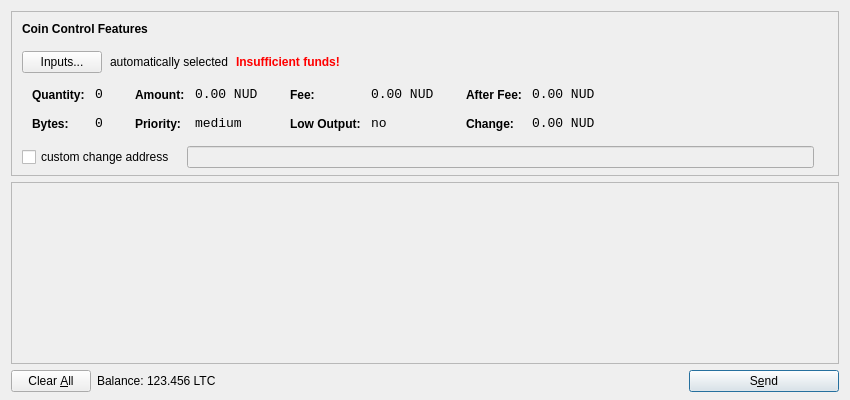
<?xml version="1.0" encoding="UTF-8"?>
<ui version="4.0">
 <class>SendCoinsByDelegateDialog</class>
 <widget class="QDialog" name="SendCoinsByDelegateDialog">
  <property name="geometry">
   <rect>
    <x>0</x>
    <y>0</y>
    <width>850</width>
    <height>400</height>
   </rect>
  </property>
  <property name="windowTitle">
   <string>Send Coins</string>
  </property>
  <layout class="QVBoxLayout" name="verticalLayout" stretch="0,1,0">
   <property name="bottomMargin">
    <number>8</number>
   </property>
   <item>
    <widget class="QFrame" name="frameCoinControl">
     <property name="sizePolicy">
      <sizepolicy hsizetype="Expanding" vsizetype="Expanding">
       <horstretch>0</horstretch>
       <verstretch>0</verstretch>
      </sizepolicy>
     </property>
     <property name="maximumSize">
      <size>
       <width>16777215</width>
       <height>16777215</height>
      </size>
     </property>
     <property name="frameShape">
      <enum>QFrame::StyledPanel</enum>
     </property>
     <property name="frameShadow">
      <enum>QFrame::Sunken</enum>
     </property>
     <layout class="QVBoxLayout" name="verticalLayoutCoinControl2">
      <property name="spacing">
       <number>-1</number>
      </property>
      <property name="leftMargin">
       <number>0</number>
      </property>
      <property name="topMargin">
       <number>0</number>
      </property>
      <property name="rightMargin">
       <number>0</number>
      </property>
      <property name="bottomMargin">
       <number>6</number>
      </property>
      <item>
       <layout class="QVBoxLayout" name="verticalLayoutCoinControl" stretch="0,0,0,0,1">
        <property name="spacing">
         <number>0</number>
        </property>
        <property name="leftMargin">
         <number>10</number>
        </property>
        <property name="topMargin">
         <number>10</number>
        </property>
        <item>
         <layout class="QHBoxLayout" name="horizontalLayoutCoinControl1">
          <property name="bottomMargin">
           <number>15</number>
          </property>
          <item>
           <widget class="QLabel" name="labelCoinControlFeatures">
            <property name="sizePolicy">
             <sizepolicy hsizetype="Preferred" vsizetype="Maximum">
              <horstretch>0</horstretch>
              <verstretch>0</verstretch>
             </sizepolicy>
            </property>
            <property name="font">
             <font>
              <weight>75</weight>
              <bold>true</bold>
             </font>
            </property>
            <property name="styleSheet">
             <string notr="true">font-weight:bold;</string>
            </property>
            <property name="text">
             <string>Coin Control Features</string>
            </property>
           </widget>
          </item>
         </layout>
        </item>
        <item>
         <layout class="QHBoxLayout" name="horizontalLayoutCoinControl2" stretch="0,0,0,0">
          <property name="spacing">
           <number>8</number>
          </property>
          <property name="bottomMargin">
           <number>10</number>
          </property>
          <item>
           <widget class="QPushButton" name="pushButtonCoinControl">
            <property name="styleSheet">
             <string notr="true"/>
            </property>
            <property name="text">
             <string>Inputs...</string>
            </property>
           </widget>
          </item>
          <item>
           <widget class="QLabel" name="labelCoinControlAutomaticallySelected">
            <property name="text">
             <string>automatically selected</string>
            </property>
            <property name="margin">
             <number>5</number>
            </property>
           </widget>
          </item>
          <item>
           <widget class="QLabel" name="labelCoinControlInsuffFunds">
            <property name="font">
             <font>
              <weight>75</weight>
              <bold>true</bold>
             </font>
            </property>
            <property name="styleSheet">
             <string notr="true">color:red;font-weight:bold;</string>
            </property>
            <property name="text">
             <string>Insufficient funds!</string>
            </property>
            <property name="margin">
             <number>5</number>
            </property>
           </widget>
          </item>
          <item>
           <spacer name="horizontalSpacerCoinControl">
            <property name="orientation">
             <enum>Qt::Horizontal</enum>
            </property>
            <property name="sizeHint" stdset="0">
             <size>
              <width>40</width>
              <height>1</height>
             </size>
            </property>
           </spacer>
          </item>
         </layout>
        </item>
        <item>
         <widget class="QWidget" name="widgetCoinControl" native="true">
          <property name="sizePolicy">
           <sizepolicy hsizetype="Preferred" vsizetype="Preferred">
            <horstretch>0</horstretch>
            <verstretch>0</verstretch>
           </sizepolicy>
          </property>
          <property name="minimumSize">
           <size>
            <width>0</width>
            <height>0</height>
           </size>
          </property>
          <property name="styleSheet">
           <string notr="true"/>
          </property>
          <layout class="QHBoxLayout" name="horizontalLayoutCoinControl5">
           <property name="margin">
            <number>0</number>
           </property>
           <item>
            <layout class="QHBoxLayout" name="horizontalLayoutCoinControl3" stretch="0,0,0,1">
             <property name="spacing">
              <number>20</number>
             </property>
             <property name="topMargin">
              <number>0</number>
             </property>
             <property name="bottomMargin">
              <number>10</number>
             </property>
             <item>
              <layout class="QFormLayout" name="formLayoutCoinControl1">
               <property name="horizontalSpacing">
                <number>10</number>
               </property>
               <property name="verticalSpacing">
                <number>14</number>
               </property>
               <property name="leftMargin">
                <number>10</number>
               </property>
               <property name="topMargin">
                <number>4</number>
               </property>
               <property name="rightMargin">
                <number>6</number>
               </property>
               <item row="0" column="0">
                <widget class="QLabel" name="labelCoinControlQuantityText">
                 <property name="styleSheet">
                  <string notr="true">font-weight:bold;</string>
                 </property>
                 <property name="text">
                  <string>Quantity:</string>
                 </property>
                 <property name="margin">
                  <number>0</number>
                 </property>
                </widget>
               </item>
               <item row="0" column="1">
                <widget class="QLabel" name="labelCoinControlQuantity">
                 <property name="font">
                  <font>
                   <family>Monospace</family>
                   <pointsize>10</pointsize>
                  </font>
                 </property>
                 <property name="cursor">
                  <cursorShape>IBeamCursor</cursorShape>
                 </property>
                 <property name="contextMenuPolicy">
                  <enum>Qt::ActionsContextMenu</enum>
                 </property>
                 <property name="text">
                  <string notr="true">0</string>
                 </property>
                 <property name="margin">
                  <number>0</number>
                 </property>
                 <property name="textInteractionFlags">
                  <set>Qt::LinksAccessibleByMouse|Qt::TextSelectableByKeyboard|Qt::TextSelectableByMouse</set>
                 </property>
                </widget>
               </item>
               <item row="1" column="0">
                <widget class="QLabel" name="labelCoinControlBytesText">
                 <property name="styleSheet">
                  <string notr="true">font-weight:bold;</string>
                 </property>
                 <property name="text">
                  <string>Bytes:</string>
                 </property>
                </widget>
               </item>
               <item row="1" column="1">
                <widget class="QLabel" name="labelCoinControlBytes">
                 <property name="font">
                  <font>
                   <family>Monospace</family>
                   <pointsize>10</pointsize>
                  </font>
                 </property>
                 <property name="cursor">
                  <cursorShape>IBeamCursor</cursorShape>
                 </property>
                 <property name="contextMenuPolicy">
                  <enum>Qt::ActionsContextMenu</enum>
                 </property>
                 <property name="text">
                  <string notr="true">0</string>
                 </property>
                 <property name="textInteractionFlags">
                  <set>Qt::LinksAccessibleByMouse|Qt::TextSelectableByKeyboard|Qt::TextSelectableByMouse</set>
                 </property>
                </widget>
               </item>
              </layout>
             </item>
             <item>
              <layout class="QFormLayout" name="formLayoutCoinControl2">
               <property name="horizontalSpacing">
                <number>10</number>
               </property>
               <property name="verticalSpacing">
                <number>14</number>
               </property>
               <property name="leftMargin">
                <number>6</number>
               </property>
               <property name="topMargin">
                <number>4</number>
               </property>
               <property name="rightMargin">
                <number>6</number>
               </property>
               <item row="0" column="0">
                <widget class="QLabel" name="labelCoinControlAmountText">
                 <property name="styleSheet">
                  <string notr="true">font-weight:bold;</string>
                 </property>
                 <property name="text">
                  <string>Amount:</string>
                 </property>
                 <property name="margin">
                  <number>0</number>
                 </property>
                </widget>
               </item>
               <item row="0" column="1">
                <widget class="QLabel" name="labelCoinControlAmount">
                 <property name="font">
                  <font>
                   <family>Monospace</family>
                   <pointsize>10</pointsize>
                  </font>
                 </property>
                 <property name="cursor">
                  <cursorShape>IBeamCursor</cursorShape>
                 </property>
                 <property name="contextMenuPolicy">
                  <enum>Qt::ActionsContextMenu</enum>
                 </property>
                 <property name="text">
                  <string notr="true">0.00 NUD</string>
                 </property>
                 <property name="textInteractionFlags">
                  <set>Qt::LinksAccessibleByMouse|Qt::TextSelectableByKeyboard|Qt::TextSelectableByMouse</set>
                 </property>
                </widget>
               </item>
               <item row="1" column="0">
                <widget class="QLabel" name="labelCoinControlPriorityText">
                 <property name="styleSheet">
                  <string notr="true">font-weight:bold;</string>
                 </property>
                 <property name="text">
                  <string>Priority:</string>
                 </property>
                </widget>
               </item>
               <item row="1" column="1">
                <widget class="QLabel" name="labelCoinControlPriority">
                 <property name="font">
                  <font>
                   <family>Monospace</family>
                   <pointsize>10</pointsize>
                  </font>
                 </property>
                 <property name="cursor">
                  <cursorShape>IBeamCursor</cursorShape>
                 </property>
                 <property name="contextMenuPolicy">
                  <enum>Qt::ActionsContextMenu</enum>
                 </property>
                 <property name="text">
                  <string>medium</string>
                 </property>
                 <property name="textInteractionFlags">
                  <set>Qt::LinksAccessibleByMouse|Qt::TextSelectableByKeyboard|Qt::TextSelectableByMouse</set>
                 </property>
                </widget>
               </item>
              </layout>
             </item>
             <item>
              <layout class="QFormLayout" name="formLayoutCoinControl3">
               <property name="horizontalSpacing">
                <number>10</number>
               </property>
               <property name="verticalSpacing">
                <number>14</number>
               </property>
               <property name="leftMargin">
                <number>6</number>
               </property>
               <property name="topMargin">
                <number>4</number>
               </property>
               <property name="rightMargin">
                <number>6</number>
               </property>
               <item row="0" column="0">
                <widget class="QLabel" name="labelCoinControlFeeText">
                 <property name="styleSheet">
                  <string notr="true">font-weight:bold;</string>
                 </property>
                 <property name="text">
                  <string>Fee:</string>
                 </property>
                 <property name="margin">
                  <number>0</number>
                 </property>
                </widget>
               </item>
               <item row="0" column="1">
                <widget class="QLabel" name="labelCoinControlFee">
                 <property name="font">
                  <font>
                   <family>Monospace</family>
                   <pointsize>10</pointsize>
                  </font>
                 </property>
                 <property name="cursor">
                  <cursorShape>IBeamCursor</cursorShape>
                 </property>
                 <property name="contextMenuPolicy">
                  <enum>Qt::ActionsContextMenu</enum>
                 </property>
                 <property name="text">
                  <string notr="true">0.00 NUD</string>
                 </property>
                 <property name="textInteractionFlags">
                  <set>Qt::LinksAccessibleByMouse|Qt::TextSelectableByKeyboard|Qt::TextSelectableByMouse</set>
                 </property>
                </widget>
               </item>
               <item row="1" column="0">
                <widget class="QLabel" name="labelCoinControlLowOutputText">
                 <property name="styleSheet">
                  <string notr="true">font-weight:bold;</string>
                 </property>
                 <property name="text">
                  <string>Low Output:</string>
                 </property>
                </widget>
               </item>
               <item row="1" column="1">
                <widget class="QLabel" name="labelCoinControlLowOutput">
                 <property name="font">
                  <font>
                   <family>Monospace</family>
                   <pointsize>10</pointsize>
                  </font>
                 </property>
                 <property name="cursor">
                  <cursorShape>IBeamCursor</cursorShape>
                 </property>
                 <property name="contextMenuPolicy">
                  <enum>Qt::ActionsContextMenu</enum>
                 </property>
                 <property name="text">
                  <string>no</string>
                 </property>
                 <property name="textInteractionFlags">
                  <set>Qt::LinksAccessibleByMouse|Qt::TextSelectableByKeyboard|Qt::TextSelectableByMouse</set>
                 </property>
                </widget>
               </item>
              </layout>
             </item>
             <item>
              <layout class="QFormLayout" name="formLayoutCoinControl4">
               <property name="horizontalSpacing">
                <number>10</number>
               </property>
               <property name="verticalSpacing">
                <number>14</number>
               </property>
               <property name="leftMargin">
                <number>6</number>
               </property>
               <property name="topMargin">
                <number>4</number>
               </property>
               <property name="rightMargin">
                <number>6</number>
               </property>
               <item row="0" column="0">
                <widget class="QLabel" name="labelCoinControlAfterFeeText">
                 <property name="styleSheet">
                  <string notr="true">font-weight:bold;</string>
                 </property>
                 <property name="text">
                  <string>After Fee:</string>
                 </property>
                 <property name="margin">
                  <number>0</number>
                 </property>
                </widget>
               </item>
               <item row="0" column="1">
                <widget class="QLabel" name="labelCoinControlAfterFee">
                 <property name="font">
                  <font>
                   <family>Monospace</family>
                   <pointsize>10</pointsize>
                  </font>
                 </property>
                 <property name="cursor">
                  <cursorShape>IBeamCursor</cursorShape>
                 </property>
                 <property name="contextMenuPolicy">
                  <enum>Qt::ActionsContextMenu</enum>
                 </property>
                 <property name="text">
                  <string notr="true">0.00 NUD</string>
                 </property>
                 <property name="textInteractionFlags">
                  <set>Qt::LinksAccessibleByMouse|Qt::TextSelectableByKeyboard|Qt::TextSelectableByMouse</set>
                 </property>
                </widget>
               </item>
               <item row="1" column="0">
                <widget class="QLabel" name="labelCoinControlChangeText">
                 <property name="styleSheet">
                  <string notr="true">font-weight:bold;</string>
                 </property>
                 <property name="text">
                  <string>Change:</string>
                 </property>
                </widget>
               </item>
               <item row="1" column="1">
                <widget class="QLabel" name="labelCoinControlChange">
                 <property name="font">
                  <font>
                   <family>Monospace</family>
                   <pointsize>10</pointsize>
                  </font>
                 </property>
                 <property name="cursor">
                  <cursorShape>IBeamCursor</cursorShape>
                 </property>
                 <property name="contextMenuPolicy">
                  <enum>Qt::ActionsContextMenu</enum>
                 </property>
                 <property name="text">
                  <string notr="true">0.00 NUD</string>
                 </property>
                 <property name="textInteractionFlags">
                  <set>Qt::LinksAccessibleByMouse|Qt::TextSelectableByKeyboard|Qt::TextSelectableByMouse</set>
                 </property>
                </widget>
               </item>
              </layout>
             </item>
            </layout>
           </item>
          </layout>
         </widget>
        </item>
        <item>
         <layout class="QHBoxLayout" name="horizontalLayoutCoinControl4" stretch="0,0,0">
          <property name="spacing">
           <number>12</number>
          </property>
          <property name="sizeConstraint">
           <enum>QLayout::SetDefaultConstraint</enum>
          </property>
          <property name="topMargin">
           <number>5</number>
          </property>
          <property name="rightMargin">
           <number>5</number>
          </property>
          <item>
           <widget class="QCheckBox" name="checkBoxCoinControlChange">
            <property name="text">
             <string>custom change address</string>
            </property>
           </widget>
          </item>
          <item>
           <widget class="QLineEdit" name="lineEditCoinControlChange">
            <property name="enabled">
             <bool>false</bool>
            </property>
            <property name="sizePolicy">
             <sizepolicy hsizetype="Expanding" vsizetype="Fixed">
              <horstretch>0</horstretch>
              <verstretch>0</verstretch>
             </sizepolicy>
            </property>
           </widget>
          </item>
          <item>
           <widget class="QLabel" name="labelCoinControlChangeLabel">
            <property name="sizePolicy">
             <sizepolicy hsizetype="Preferred" vsizetype="Expanding">
              <horstretch>0</horstretch>
              <verstretch>0</verstretch>
             </sizepolicy>
            </property>
            <property name="minimumSize">
             <size>
              <width>0</width>
              <height>0</height>
             </size>
            </property>
            <property name="text">
             <string/>
            </property>
            <property name="margin">
             <number>3</number>
            </property>
           </widget>
          </item>
         </layout>
        </item>
        <item>
         <spacer name="verticalSpacerCoinControl">
          <property name="orientation">
           <enum>Qt::Vertical</enum>
          </property>
          <property name="sizeHint" stdset="0">
           <size>
            <width>800</width>
            <height>1</height>
           </size>
          </property>
         </spacer>
        </item>
       </layout>
      </item>
     </layout>
    </widget>
   </item>
   <item>
    <widget class="QScrollArea" name="scrollArea">
     <property name="widgetResizable">
      <bool>true</bool>
     </property>
     <widget class="QWidget" name="scrollAreaWidgetContents">
      <property name="geometry">
       <rect>
        <x>0</x>
        <y>0</y>
        <width>830</width>
        <height>165</height>
       </rect>
      </property>
      <layout class="QVBoxLayout" name="verticalLayout_2">
       <property name="margin">
        <number>0</number>
       </property>
       <item>
        <layout class="QVBoxLayout" name="entries">
         <property name="spacing">
          <number>6</number>
         </property>
        </layout>
       </item>
       <item>
        <spacer name="verticalSpacer">
         <property name="orientation">
          <enum>Qt::Vertical</enum>
         </property>
         <property name="sizeHint" stdset="0">
          <size>
           <width>20</width>
           <height>40</height>
          </size>
         </property>
        </spacer>
       </item>
      </layout>
     </widget>
    </widget>
   </item>
   <item>
    <layout class="QHBoxLayout" name="horizontalLayout">
     <item>
      <widget class="QPushButton" name="clearButton">
       <property name="sizePolicy">
        <sizepolicy hsizetype="Minimum" vsizetype="Fixed">
         <horstretch>0</horstretch>
         <verstretch>0</verstretch>
        </sizepolicy>
       </property>
       <property name="toolTip">
        <string>Remove all transaction fields</string>
       </property>
       <property name="text">
        <string>Clear &amp;All</string>
       </property>
       <property name="icon">
        <iconset resource="../bitcoin.qrc">
         <normaloff>:/icons/remove</normaloff>:/icons/remove</iconset>
       </property>
       <property name="autoRepeatDelay">
        <number>300</number>
       </property>
       <property name="autoDefault">
        <bool>false</bool>
       </property>
      </widget>
     </item>
     <item>
      <layout class="QHBoxLayout" name="horizontalLayout_2">
       <property name="spacing">
        <number>3</number>
       </property>
       <item>
        <widget class="QLabel" name="label">
         <property name="text">
          <string>Balance:</string>
         </property>
        </widget>
       </item>
       <item>
        <widget class="QLabel" name="labelBalance">
         <property name="cursor">
          <cursorShape>IBeamCursor</cursorShape>
         </property>
         <property name="text">
          <string>123.456 LTC</string>
         </property>
         <property name="textInteractionFlags">
          <set>Qt::LinksAccessibleByMouse|Qt::TextSelectableByKeyboard|Qt::TextSelectableByMouse</set>
         </property>
        </widget>
       </item>
      </layout>
     </item>
     <item>
      <spacer name="horizontalSpacer">
       <property name="orientation">
        <enum>Qt::Horizontal</enum>
       </property>
       <property name="sizeHint" stdset="0">
        <size>
         <width>40</width>
         <height>20</height>
        </size>
       </property>
      </spacer>
     </item>
     <item>
      <widget class="QPushButton" name="sendButton">
       <property name="minimumSize">
        <size>
         <width>150</width>
         <height>0</height>
        </size>
       </property>
       <property name="toolTip">
        <string>Confirm the send action</string>
       </property>
       <property name="text">
        <string>S&amp;end</string>
       </property>
       <property name="icon">
        <iconset resource="../bitcoin.qrc">
         <normaloff>:/icons/send</normaloff>:/icons/send</iconset>
       </property>
       <property name="default">
        <bool>true</bool>
       </property>
      </widget>
     </item>
    </layout>
   </item>
  </layout>
 </widget>
 <resources>
  <include location="../bitcoin.qrc"/>
 </resources>
 <connections/>
</ui>
